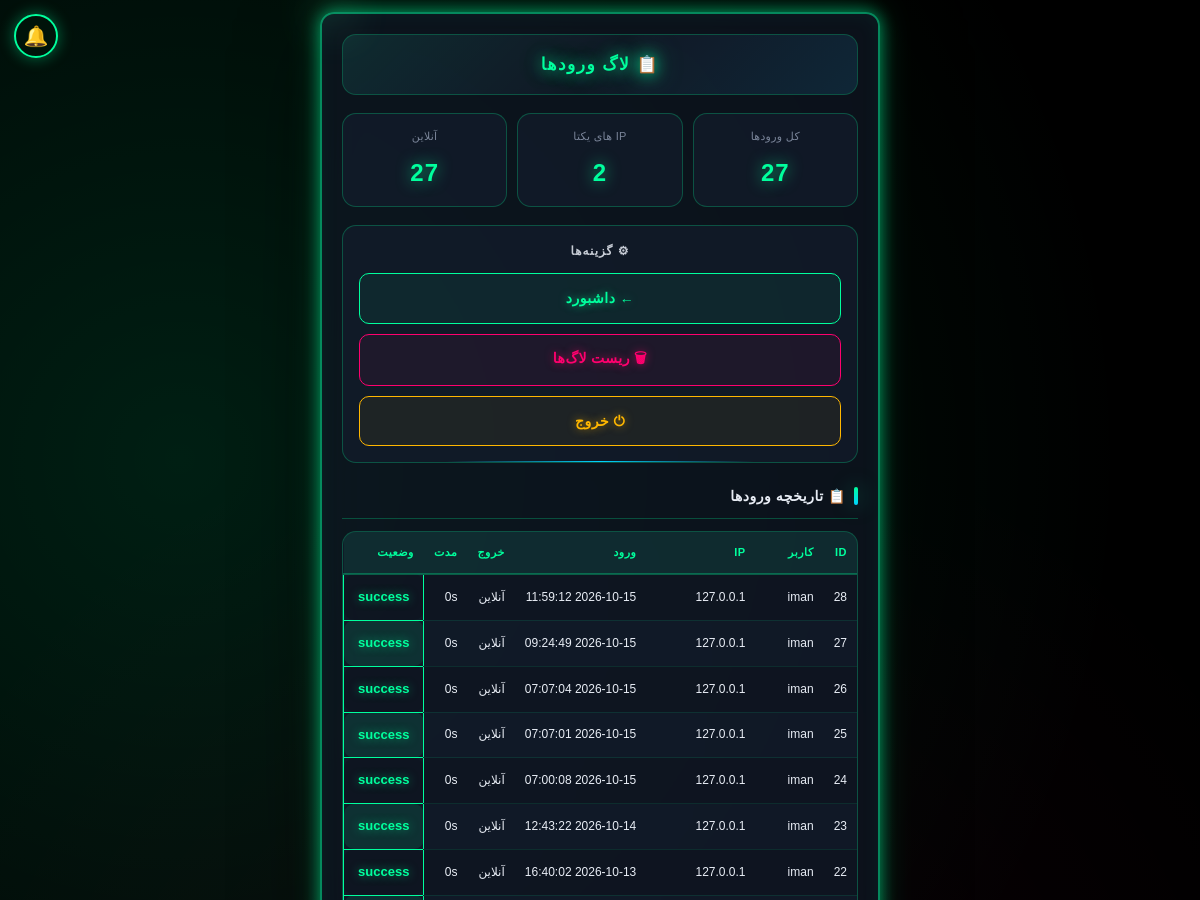
/admin/logs (signed in, upper part), run on an earlier commit of the app's database.
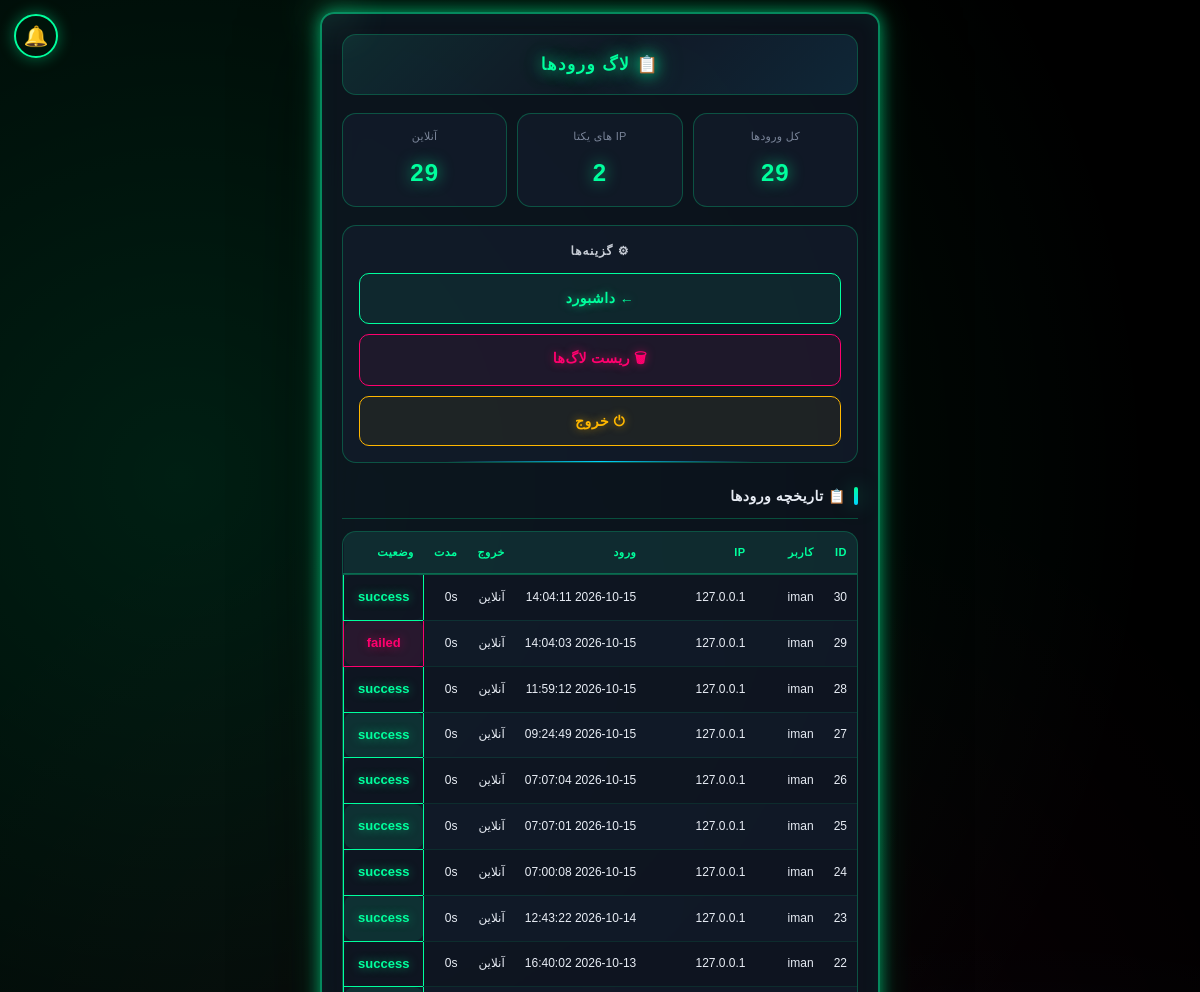
And on a later commit of the database.
### tables this page shows
CREATE TABLE login_logs (
        id INTEGER PRIMARY KEY AUTOINCREMENT,
        user_id INTEGER, username TEXT, ip TEXT, user_agent TEXT,
        login_time TIMESTAMP DEFAULT CURRENT_TIMESTAMP,
        logout_time TIMESTAMP, duration_seconds INTEGER DEFAULT 0,
        status TEXT DEFAULT 'success');

### app.py (the view)
@app.route("/admin/logs")
@admin_required
def admin_logs():
    return render_template("admin_logs.html",
        logs=get_all_logins(200),
        stats=get_login_stats())

### app.py (called while the page is built)
@app.context_processor
def inject_global_settings():
    try:
        if session.get("is_admin"):
            s = get_admin_settings()
        elif session.get("user_id"):
            s = get_user_settings(session["user_id"])
        else:
            s = {"avatar": None, "bg": None, "theme": "neon"}
    except Exception:
        s = {"avatar": None, "bg": None, "theme": "neon"}
    return {"current_settings": s}

@app.after_request
def _security_headers(response):
    if response.content_type and 'text/html' in response.content_type:
        response.headers["Cache-Control"] = "no-store, no-cache, must-revalidate, max-age=0"
        response.headers["Pragma"] = "no-cache"
        response.headers["Expires"] = "0"
    """هدرهای امنیتی"""
    response.headers["X-Content-Type-Options"] = "nosniff"
    response.headers["X-Frame-Options"] = "SAMEORIGIN"
    response.headers["X-XSS-Protection"] = "1; mode=block"
    response.headers["Referrer-Policy"] = "no-referrer"
    response.headers["Permissions-Policy"] = "geolocation=(), microphone=(), camera=()"
    return response

def admin_required(f):
    @wraps(f)
    def decorated(*args, **kwargs):
        if session.get("user_id"):
            session.clear()
            return redirect(url_for("admin_login"))
        if not session.get("is_admin"):
            return redirect(url_for("admin_login"))
        return f(*args, **kwargs)
    return decorated

### database.py (called while the page is built, shortened)
def get_all_logins(limit=200):
    conn = sqlite3.connect(DB_PATH)
    c = conn.cursor()
    c.execute("SELECT * FROM login_logs ORDER BY id DESC LIMIT ?", (limit,))
    rows = c.fetchall()
    conn.close()
    return rows

def get_login_stats():
    conn = sqlite3.connect(DB_PATH)
    c = conn.cursor()
    c.execute("SELECT COUNT(*) FROM login_logs")
    total = c.fetchone()[0]
    c.execute("SELECT COUNT(DISTINCT ip) FROM login_logs")
    unique_ips = c.fetchone()[0]
    c.execute("SELECT COUNT(*) FROM login_logs WHERE logout_time IS NULL")
    online = c.fetchone()[0]
    conn.close()
    return {"total": total, "unique_ips": unique_ips, "online": online}

def get_user_settings(user_id):
    import time
    now = time.time()
    if user_id in _SETTINGS_CACHE and (now - _SETTINGS_CACHE_TIME.get(user_id, 0)) < 60:
        return _SETTINGS_CACHE[user_id]

def get_admin_settings():
    return get_user_settings(ADMIN_ID)

### templates/admin_logs.html (shortened to what this page needs)
<!DOCTYPE html>
<html lang="fa" dir="rtl">
<head>
    <link rel="stylesheet" href="/static/style.css">
<link href="https://cdn.jsdelivr.net/gh/rastikerdar/vazirmatn@v33.003/Vazirmatn-font-face.css" rel="stylesheet">
<link rel="stylesheet" href="/static/scroll-fix.css"><link rel="icon" type="image/png" href="/static/icons/icon-192.png"><link rel="apple-touch-icon" href="/static/apple-touch-icon.png"></head>
<body class="matrix-bg">
    <div class="container">
        <div class="header-bar">
            <div class="header-title">📋 لاگ ورودها</div>
        </div>
        <div class="stats">
            <div class="stat-box">
                <span class="stat-label">کل ورودها</span>
                <span class="stat-value">{{ stats.total }}</span>
            </div>
            <div class="stat-box">
                <span class="stat-label">IP های یکتا</span>
                <span class="stat-value">{{ stats.unique_ips }}</span>
            </div>
            <div class="stat-box">
                <span class="stat-label">آنلاین</span>
                <span class="stat-value">{{ stats.online }}</span>
            </div>
        </div>
        <div class="footer-box">
            <div class="footer-title">⚙ گزینه‌ها</div>
            <div class="footer-actions">
                <a href="/admin/dashboard" class="btn-nav">← داشبورد</a>
                <button type="button" class="btn-reset" onclick="openClearModal()">🗑 ریست لاگ‌ها</button>
                <a href="/admin/logout" class="btn-nav btn-logout">⏻ خروج</a>
            </div>
        </div>
        <h2>📋 تاریخچه ورودها</h2>
        <div class="table-wrap">
            <table>
                <tr>
                    <th>ID</th>
                    <th>کاربر</th>
                    <th>IP</th>
                    <th>ورود</th>
                    <th>خروج</th>
                    <th>مدت</th>
                    <th>وضعیت</th>
                </tr>
                {% for row in logs %}
                <tr>
                    <td>{{ row[0] }}</td>
                    <td>{{ row[2] }}</td>
                    <td>{{ row[3] }}</td>
                    <td>{{ row[5] }}</td>
                    <td>{{ row[6] or 'آنلاین' }}</td>
                    <td>{{ row[7] }}s</td>
                    <td class="{{ 'success' if row[8]=='success' else 'error' }}">{{ row[8] }}</td>
                </tr>
                {% endfor %}
            </table>
        </div>
    </div>
{% include "_global_bg.html" %}
<a href="#" id="notifBellLink" class="notif-bell" title="اعلان‌ها">
🔔
</a>
</body>
</html>

### templates/_global_bg.html (shortened to what this page needs)
<link rel="stylesheet" href="/static/app-feel.css">

### static/scroll-fix.css (style rules this page uses)
html { overflow-x:hidden!important;overflow-y:scroll!important;height:auto!important;max-height:none!important;min-height:100%!important }
body { overflow-x:clip!important;overflow-y:visible!important;height:auto!important;max-height:none!important;min-height:100vh!important;position:relative!important }
.container,.container-fluid,.wrap,main,.content,#app,#root { overflow:visible!important;overflow-y:visible!important;height:auto!important;max-height:none!important;padding-bottom:120px!important;margin-bottom:0!important }
body::before,body::after { pointer-events:none!important }

### static/app-feel.css (style rules this page uses)
* { -webkit-tap-highlight-color:transparent;-webkit-touch-callout:none }
html,body { overscroll-behavior:none;-webkit-overflow-scrolling:touch }
body { user-select:none;-webkit-user-select:none }
button,a.btn,.ni,.tab,.cat,.main-cat,.prod,.shop,.cart { transition:transform .15s ease,box-shadow .3s ease; }
.page-fade { animation:pageFade .3s ease-out }

### templates/admin_logs.html (style rules this page uses)
body,input,textarea,button,select { font-family:"Vazirmatn","Segoe UI",Tahoma,sans-serif !important; }

What changed in the data, as far as the page shows it:
added login_logs: id "30", username "iman", ip "127.0.0.1", login_time "2026-10-15 14:04:11", row "آنلاین", duration_seconds "0", status "success"
added login_logs: id "29", username "iman", ip "127.0.0.1", login_time "2026-10-15 14:04:03", row "آنلاین", duration_seconds "0", status "failed"
Also different on the page:
{{ stats.total }}: "27" → "29"
{{ stats.online }}: "27" → "29"
